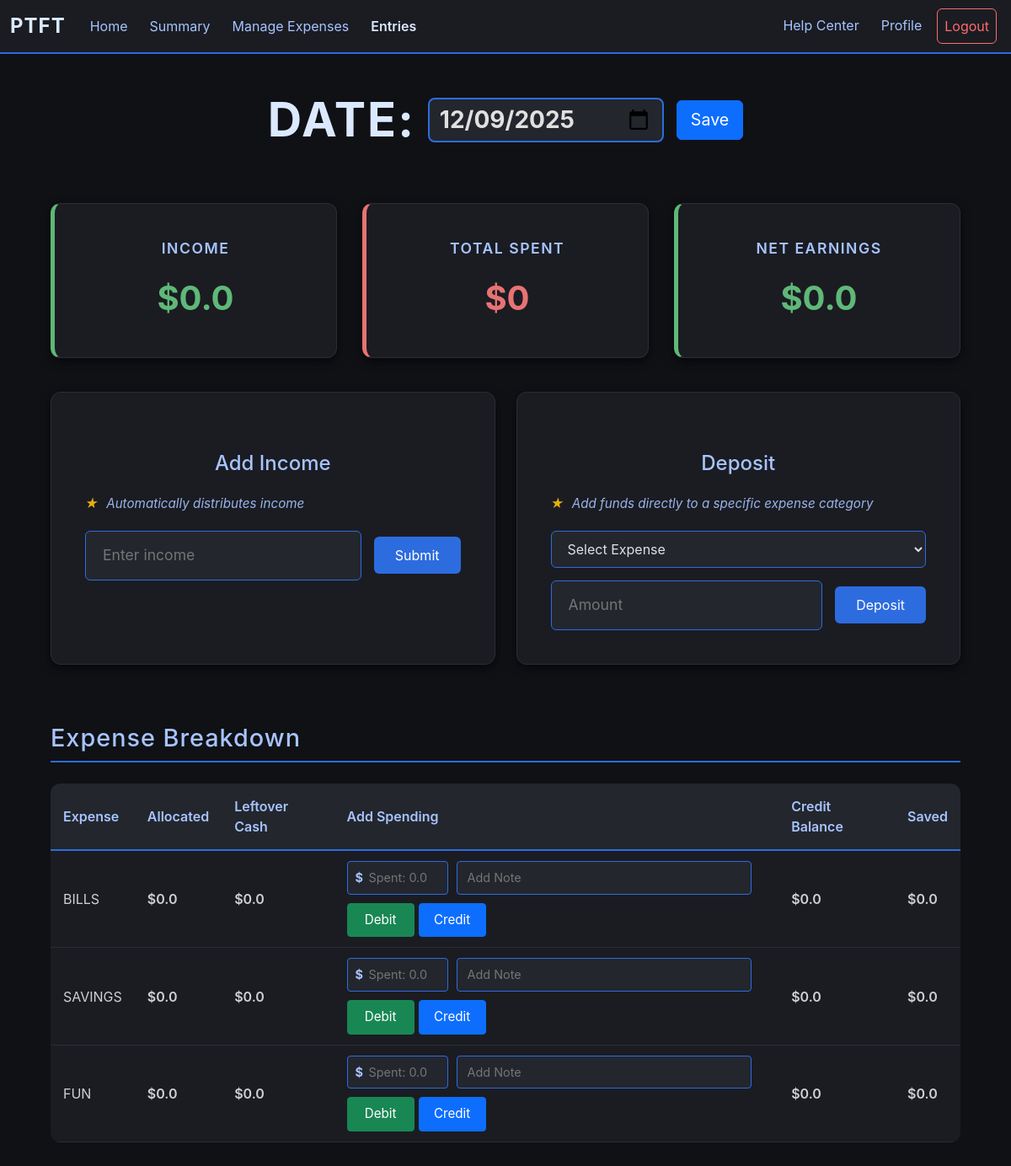
Page /entry/view_entry/3 (signed in) on the committed database.
### app/models.py (models this page shows, shortened)
class Entry(db.Model):        #Stores each entry per user
    id = db.Column(db.Integer, primary_key = True)
    user_id = db.Column(db.Integer, db.ForeignKey("user.id"))
    income = db.Column(db.Float, default = 0.0)
    date = db.Column(db.Integer, default = date.today())

class Exp_Snap(db.Model):       #Stores a snapshot of the expense
    id = db.Column(db.Integer, primary_key = True)
    entry_id = db.Column(db.Integer)
    user_id = db.Column(db.Integer)
    expense_id = db.Column(db.Integer)
    expense_name = db.Column(db.String)
    expense_percentage = db.Column(db.Float)
    expense_earnings = db.Column(db.Float, default = 0.0)
    total_spending = db.Column(db.Float, default = 0.0)
    credit_balance = db.Column(db.Float, default = 0.0)
    def set_earnings(self, amount):
        self.expense_earnings = amount
    def get_savings(self):
        savings = round((self.expense_earnings - self.total_spending), 2)
        return savings

### app/routes/entry.py (the view)
@entry.route("/entry/view_entry/<entry_id>", methods=["GET"])
def view_entry(entry_id):
    if helper.check_login():
        snapshots = Exp_Snap.query.filter_by(entry_id = int(entry_id)).all()
        entry = Entry.query.filter_by(id = int(entry_id)).first()
        est_balance = {}        #Links the expense's total savings (amount able to spend) to the snapshot of the expense
        if request.method == "GET":
            for snapshot in snapshots:      #Calculate expense earnings using entry's total earned
                earnings = round((entry.income * snapshot.expense_percentage/100), 2)
                snapshot.set_earnings(earnings)
                savings = helper.calc_savings(snapshot.expense_id)      #Calculates the total savings to send to front
                est_balance[snapshot] = round(savings,2)
            spending = Transaction.query.filter_by(entry_id = entry_id, credit_status = False, deposit_status = False).all()
            credits = Transaction.query.filter_by(entry_id = entry_id, credit_status = True, deposit_status = False).all()
            deposits = Transaction.query.filter_by(entry_id = entry_id, credit_status = False, deposit_status = True).all()
            total_spent = 0
            for spend in spending:
                total_spent += spend.amount
            total_spent = round(total_spent, 2)
            net_earnings = round(entry.income - total_spent, 2)
            db.session.commit()
            return render_template("view_entry.html", snapshots = snapshots, entry = entry, est_balance = est_balance, spending = spending, net_earnings = net_earnings, total_spent = total_spent, deposits = deposits, credits = credits)
        else:
            return redirect(url_for("entry.all_entry"))
    else:
        return redirect(url_for("user.login"))

### app/helper.py (called while the page is built)
def check_login():
    return "user_id" in session

def calc_savings(expense_id):
    snaps = Exp_Snap.query.filter_by(expense_id = expense_id).all()
    deposits = Transaction.query.filter_by(expense_id = expense_id, user_id = session["user_id"], deposit_status = True).all()
    earnings = 0
    for deposit in deposits:        #Calculating total deposit for desired expense
        earnings += deposit.amount
    spending = 0
    for snap in snaps:      #Calculating total spending and income for desired expense
        earnings += snap.expense_earnings
        spending += snap.total_spending
    return round(earnings-spending, 2)      #Returns savings amount

### app/templates/view_entry.html (shortened to what this page needs)
{% extends "budget_base.html" %}
{% block content %}
<link rel="stylesheet" href="{{ url_for('static', filename='style.css') }}">
<div class="expense-container">
    <div class="date-editor">
        <h1 class="main-title">
            <form action="/update_date/{{entry.id}}" method="POST" class="inline-date-form">
                <span>DATE:</span>
                <input type="date" value="{{entry.date}}" name="new_date" class="date-input-title">
                <button type="submit" class="btn btn-primary">Save</button>
            </form>
        </h1>
    </div>
    <div class="entry-overview">
        <div class="entry-stat income">
            <div class="entry-stat-label"> Income</div>
            <div class="entry-stat-value">${{ entry.income }}</div>
        </div>
        <div class="entry-stat spent">
            <div class="entry-stat-label">Total Spent</div>
            <div class="entry-stat-value">${{ total_spent }}</div>
        </div>
        <div class="entry-stat {% if entry.income - total_spent >= 0 %}income{% else %}spent{% endif %}">
            <div class="entry-stat-label">Net Earnings</div>
            <div class="entry-stat-value">${{net_earnings}}</div>
        </div>
    </div>
        <div class="function-sections">
            <div class="form-section">
                <h2 class="form-title">Add Income</h2>
                <p class="function-helper-text"><span class="tip-star">★</span> Automatically distributes income</p>
                <form action="/add_income/{{entry.id}}" method="POST" class="inline-form">
                    <div class="input-wrapper">
                        <input type="number" step="0.01" name="income" placeholder="Enter income" required>
                    </div>
                    <button type="submit" class="form-btn">Submit</button>
                </form>
            </div>
            <div class="form-section">
                <h2 class="form-title">Deposit</h2>
                    <p class="function-helper-text"><span class="tip-star">★</span> Add funds directly to a specific expense category</p>
                    <form action="/entry_deposit" method="POST" class="inline-form">
                        <select name="snap_id" required>
                            <option value="">Select Expense</option>
                        </select>
                        <div class="input-wrapper">
                            <input type="number" step="0.01" name="amount" placeholder="Amount"  required>
                        </div>
                        <button type="submit" class="form-btn">Deposit</button>
                </form>
            </div>
    </div>
    <h1 class="section-title">Expense Breakdown</h1>
    <table class="expense-table">
        <thead>
            <tr>
                <th>Expense</th>
                <th>Allocated</th>
                <th>Leftover Cash</th>
                <th>Add Spending</th>
                <th>Credit Balance</th>
                <th>Saved</th>
            </tr>
        </thead>
        <tbody>
            {% for snapshot in snapshots %}
            <tr>
                <td>{{snapshot.expense_name}}</td>
                <td class="earnings-cell">${{snapshot.expense_earnings}}</td>
                <td class="balance-cell">${{est_balance[snapshot]}}</td>
                <td>
                    <form action="/add_spending/{{snapshot.id}}" method="POST" class="spending-form">
                        <div class="spending-inputs">
                            <div class="input-wrapper-small">
                                <span class="currency-symbol-small">$</span>
                                <input type="number" step="0.01" placeholder="Spent: {{snapshot.total_spending}}" name="spending" required>
                            </div>
                            <input type="text" placeholder="Add Note" name="reasoning" class="note-input">
                        </div>
                        <div class="spending-buttons">
                            <button type="submit" class="btn btn-success btn-sm">Debit</button>
                            <button type="submit" class="btn btn-primary btn-sm" formaction="/add_credit/{{snapshot.id}}">Credit</button>
                        </div>
                    </form>
                </td>
                <td class="spent-cell">${{snapshot.credit_balance}}</td>
                <td class="savings-cell">${{snapshot.get_savings()}}</td>
            </tr>
            {% endfor %}
        </tbody>
    </table>
{% endblock %}

### rows in the picture
Entry: new_date "12/09/2025", income "0.0"
Exp_Snap: expense_name "BILLS", expense_earnings "0.0", est_balance "0.0", spending "Spent: 0.0", credit_balance "0.0", get_savings "0.0"
Exp_Snap: expense_name "SAVINGS", expense_earnings "0.0", est_balance "0.0", spending "Spent: 0.0", credit_balance "0.0", get_savings "0.0"
Exp_Snap: expense_name "FUN", expense_earnings "0.0", est_balance "0.0", spending "Spent: 0.0", credit_balance "0.0", get_savings "0.0"

### other values in the picture
{{ total_spent }} "0"
{{ net_earnings }} "0.0"
